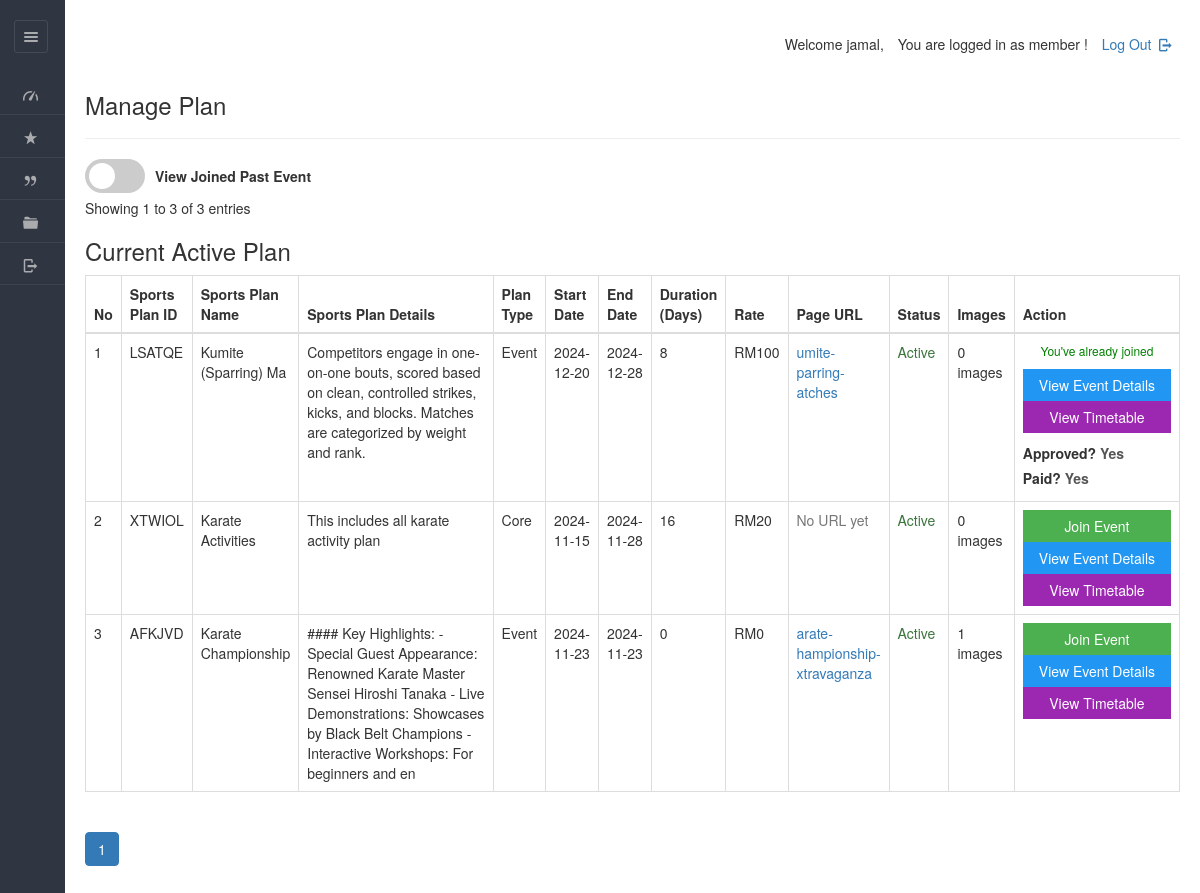
Page /dashboard/member/view_plan.php (signed in) on the committed database.
### tables this page shows
CREATE TABLE IF NOT EXISTS `plan` (
  `planid` varchar(8) NOT NULL,
  `tid` varchar(45) DEFAULT NULL,
  `planName` varchar(20) NOT NULL,
  `description` varchar(200) NOT NULL,
  `planType` varchar(50) NOT NULL,
  `startDate` varchar(50) NOT NULL,
  `endDate` varchar(50) NOT NULL,
  `duration` int NOT NULL,
  `validity` varchar(20) NOT NULL DEFAULT 'Lifetime',
  `amount` int DEFAULT '0',
  `active` varchar(255) NOT NULL,
  PRIMARY KEY (`planid`),
  KEY `idx_plan_name` (`planName`),
  KEY `idx_plan_type` (`planType`),
  KEY `idx_description` (`description`),
  KEY `idx_active` (`active`)
);

CREATE TABLE IF NOT EXISTS `enrolls_to` (
  `et_id` int NOT NULL AUTO_INCREMENT,
  `planid` varchar(8) NOT NULL,
  `userid` varchar(20) NOT NULL,
  `paid_date` varchar(40) DEFAULT NULL,
  `expire` varchar(40) DEFAULT NULL,
  `hasPaid` varchar(5) NOT NULL DEFAULT 'no',
  `hasApproved` varchar(5) DEFAULT NULL,
  `receiptIMG` varchar(100) DEFAULT NULL,
  PRIMARY KEY (`et_id`)
);

### dashboard/member/view_plan.php (the view, shortened to what this page needs)
<!DOCTYPE html>
<html lang="en">
<head>
    <link rel="stylesheet" href="../../css/style.css"  id="style-resource-5">
    <link rel="stylesheet" href="../../css/dashMain.css">
    <link rel="stylesheet" type="text/css" href="../../css/entypo.css">
	<link href="a1style.css" rel="stylesheet" type="text/css">
	<link rel="stylesheet" href="https://maxcdn.bootstrapcdn.com/bootstrap/3.4.1/css/bootstrap.min.css">
	<link rel="stylesheet" href="../../css/dashboard/sidebar.css">
</head>
     <body class="page-body  page-fade" onload="collapseSidebar()">
    	<div class="page-container sidebar-collapsed" id="navbarcollapse">
		<div class="sidebar-menu">
			<header class="logo-env">
					<div class="sidebar-collapse" onclick="collapseSidebar()">
				<a href="#" class="sidebar-collapse-icon with-animation">
					<i class="entypo-menu"></i>
				</a>
			</div>
			</header>
    		<?php include('nav.php'); ?>
    	</div>
    		<div class="main-content">
				<div class="row">
					<div class="col-md-6 col-sm-8 clearfix">
					</div>
					<div class="col-md-6 col-sm-4 clearfix hidden-xs">
						<ul class="list-inline links-list pull-right">
							<li>
								<a href="logout.php">
									Log Out <i class="entypo-logout right"></i>
								</a>
							</li>
						</ul>
					</div>
				</div>
		<h3>Manage Plan</h3>
		<hr />
<?php
$records_per_page = 10;
$page = isset($_GET['page']) ? (int)$_GET['page'] : 1;
$offset = ($page - 1) * $records_per_page;
$search_term = isset($_GET['search']) ? mysqli_real_escape_string($con, $_GET['search']) : '';
$search_column = isset($_GET['search_column']) ? $_GET['search_column'] : 'planName';
$show_inactive = isset($_GET['show_inactive']) ? $_GET['show_inactive'] : 'no';
$count_query = "SELECT COUNT(DISTINCT p.planid) as total FROM plan p ";
$where_conditions = [];
if ($show_inactive !== 'yes') {
    $where_conditions[] = "p.active='yes'";
}
if (!empty($where_conditions)) {
    $where_clause = "WHERE " . implode(' AND ', $where_conditions);
    $count_query .= $where_clause;
}
$total_records_result = mysqli_query($con, $count_query);
$total_records = mysqli_fetch_assoc($total_records_result)['total'];
$total_pages = ceil($total_records / $records_per_page);
?>
<?php
$show_inactive = isset($_GET['show_inactive']) ? $_GET['show_inactive'] : 'no';
$query = "SELECT DISTINCT p.planid, p.planName, p.description, p.planType, p.startDate, p.endDate,
          p.duration, p.amount, p.active, pp.slug,
          (SELECT COUNT(*) FROM images i WHERE i.planid = p.planid) as image_count,
          (SELECT slug FROM plan_pages WHERE planid = p.planid LIMIT 1) as page_slug,
          st.tname, td.day_number, td.activities, st.tid
          FROM plan p
          LEFT JOIN plan_pages pp ON p.planid = pp.planid
          LEFT JOIN sports_timetable st ON p.planid = st.planid
          LEFT JOIN timetable_days td ON st.tid = td.tid ";
$where_conditions = [];
if ($show_inactive !== 'yes') {
    $where_conditions[] = "p.active='yes'";
}
if (!empty($where_conditions)) {
    $query .= "WHERE " . implode(" AND ", $where_conditions) . " ";
}
$query .= " GROUP BY p.planid ORDER BY p.active DESC, p.amount DESC";
$result = mysqli_query($con, $query);
$sno = 1;
?>
<div class="mb-3">
    <form method="GET" class="form-inline" id="filterForm" style="display: flex; align-items: center; gap: 10px;">
<form id="filterForm" action="your_page.php" method="get">
    <label class="switch">
        <span class="slider round"></span>
    </label>
        <label>View Joined Past Event</label>
    </form>
</div>
<div class="mb-3">
    Showing <?php echo $offset + 1; ?> to <?php echo min($offset + $records_per_page, $total_records); ?>
    of <?php echo $total_records; ?> entries
</div>
    <h3 style="margin-right: 20px;">Current Active Plan</h3>
<table class="table table-bordered datatable" id="table-1" border="1">
    <thead>
        <tr>
            <th onclick="sortTable(0)">No</th>
            <th onclick="sortTable(1)">Sports Plan ID</th>
            <th onclick="sortTable(2)">Sports Plan Name</th>
            <th onclick="sortTable(3)">Sports Plan Details</th>
            <th onclick="sortTable(4)">Plan Type</th>
            <th onclick="sortTable(5)">Start Date</th>
            <th onclick="sortTable(6)">End Date</th>
            <th onclick="sortTable(7)">Duration (Days)</th>
            <th onclick="sortTable(8)">Rate</th>
            <th onclick="sortTable(9)">Page URL</th>
            <th onclick="sortTable(10)">Status</th>
            <th onclick="sortTable(11)">Images</th>
            <th>Action</th>
        </tr>
    </thead>
    <tbody>
        <?php
            $userid = $_SESSION['userid'];
            if (mysqli_affected_rows($con) != 0) {
                while ($row = mysqli_fetch_array($result, MYSQLI_ASSOC)) {
                    $msgid = $row['planid'];
                    $tid = $row['tid'];
                    $status_class = $row['active'] === 'yes' ? 'text-success' : 'text-danger';
                    $status_text = $row['active'] === 'yes' ? 'Active' : 'Inactive';
                    $check_query = "SELECT * FROM enrolls_to WHERE userid = '$userid' AND planid = '$msgid'";
                    $check_result = mysqli_query($con, $check_query);
                    $isPaid = "Not Yet";
                    $isApproved = "no";
                    $isJoined = false;
                    if ($enrollment = mysqli_fetch_assoc($check_result)) {
                        $isPaid = $enrollment['hasPaid'] === 'yes' ? 'Yes' : 'no';
                        $isApproved = $enrollment['hasApproved'] === 'yes' ? 'Yes' : 'Wait Manager approval';
                        $isJoined = true;
                    }
                    echo "<tr>";
                    echo "<td>" . $sno . "</td>";
                    echo "<td>" . $row['planid'] . "</td>";
                    echo "<td>" . $row['planName'] . "</td>";
                    echo "<td width='380'>" . $row['description'] . "</td>";
                    echo "<td>" . $row['planType'] . "</td>";
                    echo "<td>" . date('Y-m-d', strtotime($row['startDate'])) . "</td>";
                    echo "<td>" . date('Y-m-d', strtotime($row['endDate'])) . "</td>";
                    echo "<td>" . $row['duration'] . "</td>";
                    echo "<td>RM" . $row['amount'] . "</td>";
                    if ($row['page_slug']) {
                        $url_status = $row['active'] === 'yes' ? '' : ' (Inactive)';
                        echo "<td><a href='../../plans/" . $row['page_slug'] . "' target='_blank'>" .
                             $row['page_slug'] . $url_status . "</a></td>";
                    } else {
                        echo "<td><span class='text-muted'>No URL yet</span></td>";
                    }
                    echo "<td class='" . $status_class . "'>" . $status_text . "</td>";
                    echo "<td>" . $row['image_count'] . " images</td>";
                    echo "<td>";
                    if ($row['active'] === 'yes') {
                        if (mysqli_num_rows($check_result) > 0) {
                            $hasPaid = $enrollment['hasPaid'];
                            if ($hasPaid === 'yes') {
                                echo '<p style="color:green; width:100%; text-align:center;">You\'ve already joined</p>';
                            } else {
                                echo '<form action="unjoin_plan.php" method="POST">
                                        <input type="hidden" name="planid" value="' . $msgid . '"/>
                                        <input type="hidden" name="userid" value="' . $userid . '"/>
                                        <input type="submit" class="a1-btn a1-red" style="width:100%" value="Unjoin">
                                      </form>';
                            }
                        } else {
                            echo '<form action="join_plan.php" method="POST">
                                    <input type="hidden" name="planid" value="' . $msgid . '"/>
                                    <input type="hidden" name="userid" value="' . $userid . '"/>
                                    <input type="submit" class="a1-btn a1-green" style="width:100%" value="Join Event">
                                  </form>';
                        }
                    }
                    if (!empty($tid)) {
                        echo '<a href="../../dashboard/admin/timetable_detail.php?id=' . $tid . '&planid=' . $row['planid'] . '">
                                <input type="button" class="a1-btn a1-blue" style="width:100%" value="View Event Details">
                            </a>';
                        echo '<a href="../../dashboard/admin/timetable_detail.php?id=' . $tid . '&planid=' . $row['planid'] . '&scroll=1#timetable-details">
                                <input type="button" class="a1-btn a1-purple" style="width:100%" value="View Timetable">
                            </a>';
                    } else {
                        echo "<span class='text-muted'>No Timetable</span>";
                    }
                    if ($isJoined) {
                        echo "<div class='status-messages'>";
                        echo "<p><strong>Approved?</strong> <span class='status-text'>" . $isApproved . "</span></p>";
echo "<p><strong>Paid?</strong> <span class='status-text'>" . $isPaid . "</span>";
echo "</p>";
                        echo "</div>";
                    }
                    echo "</td>";
                    $sno++;
                }
            } else {
                echo "<tr><td colspan='14' class='text-center'>No records found</td></tr>";
            }
        ?>
    </tbody>
</table>
<nav aria-label="Page navigation">
    <ul class="pagination justify-content-center">
        <?php
        $start_page = max(1, $page - 2);
        $end_page = min($total_pages, $page + 2);
        for ($i = $start_page; $i <= $end_page; $i++): ?>
            <li class="page-item <?php echo $i === $page ? 'active' : ''; ?>">
                <a class="page-link" href="?page=<?php echo $i; ?>&search=<?php echo urlencode($search_term); ?>&search_column=<?php echo urlencode($search_column); ?>&show_inactive=<?php echo urlencode($show_inactive); ?>"><?php echo $i; ?></a>
            </li>
        <?php endfor; ?>
    </ul>
</nav>
    	</div>
    </body>
</html>

### css/style.css (style rules this page uses)
html { font-size: 62.5%; font-family: sans-serif; }
div { display: block; }
body { font-family: "Noto Sans", sans-serif, "Helvetica Neue", Helvetica, Arial, sans-serif; font-size: 12px; line-height: 1.428571429; display: block; margin: 0; }
*, *:before, *:after { box-sizing: border-box; }
a { text-decoration: none; background: transparent; }
p { margin: 0 0 8.5px; font-size: 12px; }
p { display: block; }
input, button, select, textarea { font-family: inherit; font-size: inherit; line-height: inherit; }
button, input { line-height: normal; }
button, input, select, textarea { font-family: inherit; font-size: 100%; margin: 0; }
input { background-color: white; cursor: text; padding: 1px; border-width: 2px; border-style: inset; border-color: initial; border-image: initial; }
input, textarea, select, button { text-rendering: auto; color: initial; letter-spacing: normal; word-spacing: normal; text-transform: none; text-indent: 0px; text-shadow: none; display: inline-block; text-align: start; margin: 0em; font: 400 13.3333px Arial; }
button, html input[type="button"], input[type="reset"], input[type="submit"] { cursor: pointer; }
a { color: #373e4a; text-decoration: none; }
a { background: transparent; }
a { color: #373e4a; }
.page-container { position: relative; padding-left: 280px; }
.page-container .sidebar-menu { position: absolute; width: 280px; top: 0; left: 0; bottom: 0; background: #303641; color: #aaabae; z-index: 1; min-height: 796px; box-sizing: border-box; }
.page-container .sidebar-menu .logo-env { width: 100%; padding: 35px; padding-bottom: 10px; box-sizing: border-box; }
.page-container.sidebar-collapsed { padding-left: 65px; }
.page-container.sidebar-collapsed .sidebar-menu { z-index: 4; width: 65px; }
.page-container.sidebar-collapsed .sidebar-menu .logo-env { display: block; padding: 20px; }
.page-container .sidebar-menu .logo-env:before, .page-container .sidebar-menu .logo-env:after { content: " "; display: table; }
.page-container .sidebar-menu .logo-env > div { display: block; vertical-align: middle; white-space: nowrap; float: left; }
.page-container .sidebar-menu .logo-env > div > a { display: inline-block; color: #aaabae; }
.page-container.sidebar-collapsed .sidebar-menu .logo-env > div.sidebar-collapse { display: block; padding: 0; left: 3px; }
.page-container .sidebar-menu .logo-env > div.sidebar-collapse, .page-container .sidebar-menu .logo-env > div.sidebar-mobile-menu { position: relative; float: right; }
.page-container .sidebar-menu .logo-env > div.sidebar-collapse a, .page-container .sidebar-menu .logo-env > div.sidebar-mobile-menu a { display: inline-block; border: 1px solid #454a54; text-align: center; padding: 0; line-height: 1; font-size: 20px; font-weight: 300; padding: 5px 2px; background-clip: padding-box; border-radius: 3px; transition: all 200ms ease-in-out; }
.page-container .sidebar-menu .logo-env:after { clear: both; }
ul, ol { margin-top: 0; margin-bottom: 8.5px; }
ul, menu, dir { display: block; list-style-type: disc; }
li { display: list-item; }
i, cite, em, var, address, dfn { font-style: italic; }

### css/entypo.css (style rules this page uses)
[class^="entypo-"]:before, [class*=" entypo-"]:before { font-family: "entypo"; font-style: normal; font-weight: normal; speak: none; display: inline-block; text-decoration: inherit; width: 1em; margin-right: .2em; text-align: center; font-variant: normal; text-transform: none; line-height: 1em; margin-left: .2em; }
.entypo-menu:before { content: '\e811'; }
.entypo-logout:before { content: '\e85d'; }

### css/dashboard/sidebar.css (style rules this page uses)
.page-container { display: flex; min-height: 100vh; }
.sidebar-menu { width: 250px; background-color: #2b303a; color: #ffffff; }
.main-content { flex-grow: 1; padding: 20px; }

### dashboard/member/view_plan.php (style rules this page uses)
th { cursor: pointer; }
.switch { position: relative; display: inline-block; width: 60px; height: 34px; }
.slider { position: absolute; cursor: pointer; top: 0; left: 0; right: 0; bottom: 0; background-color: #ccc; -webkit-transition: .4s; transition: .4s; }
.slider:before { position: absolute; content: ""; height: 26px; width: 26px; left: 4px; bottom: 4px; background-color: white; -webkit-transition: .4s; transition: .4s; }
.slider.round { border-radius: 34px; }
.slider.round:before { border-radius: 50%; }
.status-messages { margin-top: 10px; }
.status-messages p { margin: 5px 0; font-size: 14px; }
.status-text { color: #555; font-weight: bold; }

### rows in the picture
plan: planid "LSATQE", planName "Kumite (Sparring) Ma", description "Competitors engage in one-on-one bouts, scored based on clean, controlled strikes, kicks, and blocks. Matches are categorized by weight and rank.", planType "Event", startDate "2024-12-20", endDate "2024-12-28", duration "8", amount "100", page_slug "umite-parring-atches", active "Active", image_count "0", shows "You", enrolls_to.hasApproved "Yes", enrolls_to.hasPaid "Yes"
plan: planid "XTWIOL", planName "Karate Activities", description "This includes all karate activity plan", planType "Core", startDate "2024-11-15", endDate "2024-11-28", duration "16", amount "20", shows "No URL yet", active "Active", image_count "0"
plan: planid "AFKJVD", planName "Karate Championship", description "#### Key Highlights: - Special Guest Appearance: Renowned Karate Master Sensei Hiroshi Tanaka - Live Demonstrations: Showcases by Black Belt Champions - Interactive Workshops: For beginners and en", planType "Event", startDate "2024-11-23", endDate "2024-11-23", duration "0", amount "0", page_slug "arate-hampionship-xtravaganza", active "Active", image_count "1"

### other values in the picture
$offset + 1 "1"
min($offset + $records_per_page, $total_records) "3"
$total_records "3"
